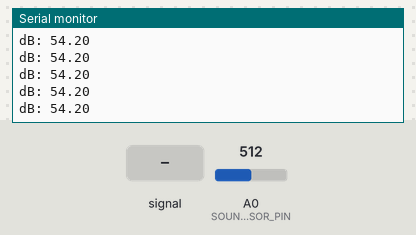
Bench run of a sketch on a simulated Arduino Uno, built with avr-gcc and run on an emulated ATmega328P. Parts: the last lines printed to the serial monitor. The inputs (shaded band) are chosen by the test bench; at power-on: A0 (SOUND_SENSOR_PIN) = 512.

Above: at 1.2 s.
1.3 s: A0 (SOUND_SENSOR_PIN) fed a 200 Hz sine of ±81 counts around its level
At 1.35 s:
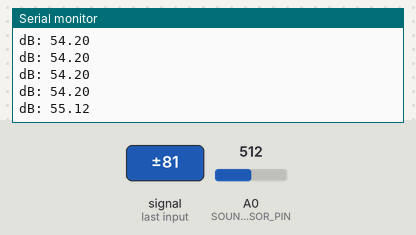
2.8 s: A0 (SOUND_SENSOR_PIN) set to 716
At 2.8 s:
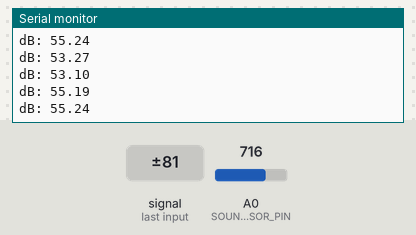
4.3 s: A0 (SOUND_SENSOR_PIN) fed a 1000 Hz sine of ±255 counts around its level
At 4.35 s:
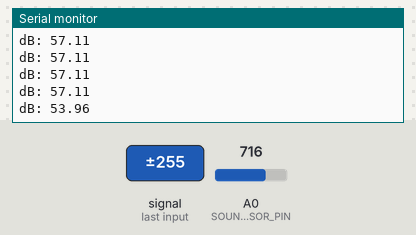
5.8 s: A0 (SOUND_SENSOR_PIN) set to 900
At 5.81 s:
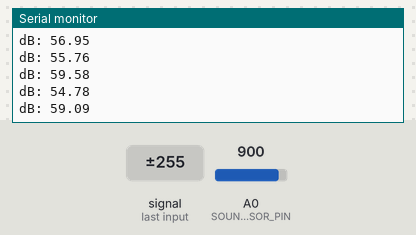
Timing chart, 0 to 8.3 s (numbered marks = the images above; inputs shaded):
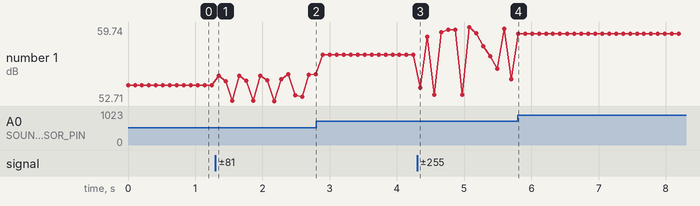

The sketch:

sound_reactive_test.ino
```cpp
//Shivane Rathore Sound Reactive LED Strip

//library
#include <FastLED.h>               //found a library that help with LEDs https://fastled.io

//pin constants
#define LEDS 150                //number of LEDs on strip
#define LED_PIN 2               //led is connected to data pin 2 (green wire)
#define SOUND_SENSOR_PIN A0     //connected to the sound sensor (red wire on breadboard)

//sound constants
#define SOUND_SENS_MAX 1000     //max level of sound that will be detected by the sound sensor [0-1023]
#define SOUND_SENS_MIN 150       //min level of sound that will trigger the LEDs [0-1023] (if sound is below LED will be off)
#define SOUND_MIN 0

//LED constants
#define LED_BRIGHTNESS 255        //changes the brightness of LEDs [0-255]
#define LED_SATURATION 150        //changes the saturation of LEDs [0-255] (0-greyscale and 255-fully saturated)
#define LED_COLOR 60              //LED HUE [0-255]
#define LED_GRADIENT 5            //determines the amount the hue of each LED is changes from the previous one (creates gradient effect)

//array
CRGB leds[LEDS];       //CRGB since LED is RGB for manipulation of each LED individually

//variables
int i;
int soundLevel;
double dB;
byte brightnessValue; //byte for 8bit
byte colorChange; //stores amount of change in hue applied to each LED

//funtion that sets up the LEDS
void setup() {
  Serial.begin(9600); //serial monitor to see db data

  FastLED.addLeds<NEOPIXEL, LED_PIN>(leds, LEDS); //function to initizalize the LED - sets type of LED strip, pin in arduino, stores color values
}

//function
void loop() {
  //getting sound value (analog) and converting it to DB
  soundLevel = analogRead(SOUND_SENSOR_PIN);
  dB = 20.0*log10(soundLevel+1.0);
  Serial.print("dB: ");
  Serial.println(dB);

  //to make sure soundLevel stays in range of soundmax and soundmin
  if(soundLevel > SOUND_SENS_MAX) {
  soundLevel = SOUND_SENS_MAX;
  }
  if(soundLevel < SOUND_SENS_MIN) {
  soundLevel = 0;
  }

  soundReactive(); //calling function

  FastLED.show(); //updates the LED strip

  delay(100);
}

//function that creates sound reactiveness by setting brightness based on soundlevel and cycles through range of colors
void soundReactive() {
  //map(value(range), fromLow(min range of 'value'), fromHigh(max range of 'value'), toLow(min value to be mapped), toHigh(max value to be mapped));
  brightnessValue = map(soundLevel, SOUND_MIN, SOUND_SENS_MAX+1, SOUND_MIN, LED_BRIGHTNESS);

  //loop that sets the current color of the LED to an CHSV color that is determines by the current value of the hue and saturation
  for(i=0; i<=LEDS; i++) {
    //CHSV(hue, saturation, brightnessValue) -
    leds[i] = CHSV(colorChange+=LED_GRADIENT, LED_SATURATION, brightnessValue); //hue is incremented by hue_change so each led will have aslightly different color
  }
}
```

Measured:
- after the input at 1.3 s, the serial monitor: prints a new line after 0.05 s (image 1)
- after the input at 4.3 s, the serial monitor: prints a new line after 0.05 s (image 3)
- after the input at 5.8 s, the serial monitor: prints a new line at once (image 4)
- plotted number 1: 54.2 → 55.24 after the input at 1.3 s, 55.24 → 57.11 after the input at 2.8 s, 54.78 → 59.09 after the input at 5.8 s
